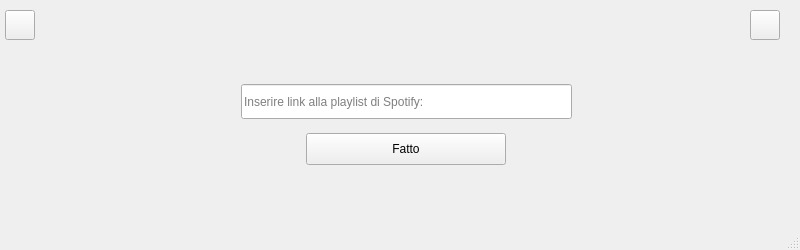
<?xml version="1.0" encoding="UTF-8"?>
<ui version="4.0">
 <class>MainWindow</class>
 <widget class="QMainWindow" name="MainWindow">
  <property name="geometry">
   <rect>
    <x>0</x>
    <y>0</y>
    <width>800</width>
    <height>250</height>
   </rect>
  </property>
  <property name="windowTitle">
   <string>MainWindow</string>
  </property>
  <widget class="QWidget" name="centralwidget">
   <widget class="QWidget" name="layoutWidget">
    <property name="geometry">
     <rect>
      <x>240</x>
      <y>80</y>
      <width>333</width>
      <height>90</height>
     </rect>
    </property>
    <layout class="QGridLayout" name="gridLayout">
     <property name="verticalSpacing">
      <number>10</number>
     </property>
     <item row="0" column="0">
      <widget class="QLineEdit" name="link_play_widget">
       <property name="minimumSize">
        <size>
         <width>331</width>
         <height>35</height>
        </size>
       </property>
       <property name="maximumSize">
        <size>
         <width>331</width>
         <height>35</height>
        </size>
       </property>
       <property name="placeholderText">
        <string>Inserire link alla playlist di Spotify:</string>
       </property>
      </widget>
     </item>
     <item row="1" column="0" alignment="Qt::AlignHCenter">
      <widget class="QPushButton" name="Fatto_pulsante">
       <property name="minimumSize">
        <size>
         <width>200</width>
         <height>32</height>
        </size>
       </property>
       <property name="maximumSize">
        <size>
         <width>200</width>
         <height>32</height>
        </size>
       </property>
       <property name="text">
        <string>Fatto</string>
       </property>
      </widget>
     </item>
    </layout>
   </widget>
   <widget class="QToolButton" name="cartella_pulsante">
    <property name="geometry">
     <rect>
      <x>5</x>
      <y>10</y>
      <width>30</width>
      <height>30</height>
     </rect>
    </property>
    <property name="minimumSize">
     <size>
      <width>30</width>
      <height>30</height>
     </size>
    </property>
    <property name="maximumSize">
     <size>
      <width>30</width>
      <height>30</height>
     </size>
    </property>
    <property name="autoFillBackground">
     <bool>false</bool>
    </property>
    <property name="text">
     <string/>
    </property>
    <property name="icon">
     <iconset>
      <normaloff>icons8-folder.svg</normaloff>icons8-folder.svg</iconset>
    </property>
    <property name="iconSize">
     <size>
      <width>20</width>
      <height>20</height>
     </size>
    </property>
   </widget>
   <widget class="QToolButton" name="uscita_pulsante">
    <property name="geometry">
     <rect>
      <x>750</x>
      <y>10</y>
      <width>30</width>
      <height>30</height>
     </rect>
    </property>
    <property name="minimumSize">
     <size>
      <width>30</width>
      <height>30</height>
     </size>
    </property>
    <property name="maximumSize">
     <size>
      <width>30</width>
      <height>30</height>
     </size>
    </property>
    <property name="autoFillBackground">
     <bool>false</bool>
    </property>
    <property name="text">
     <string/>
    </property>
    <property name="icon">
     <iconset>
      <normaloff>icons8-logout-58.png</normaloff>icons8-logout-58.png</iconset>
    </property>
    <property name="iconSize">
     <size>
      <width>20</width>
      <height>20</height>
     </size>
    </property>
   </widget>
  </widget>
  <widget class="QStatusBar" name="statusbar"/>
 </widget>
 <resources/>
 <connections/>
</ui>
